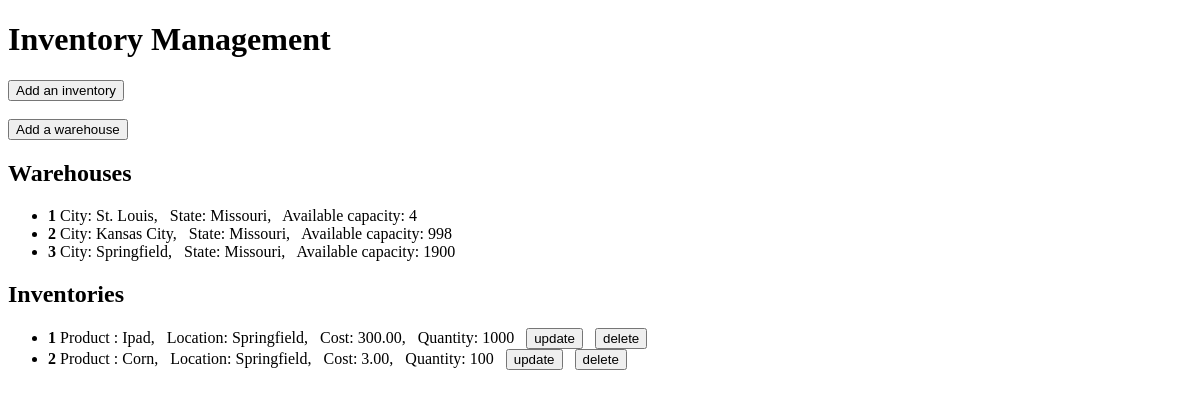
Before: / with the older database file.
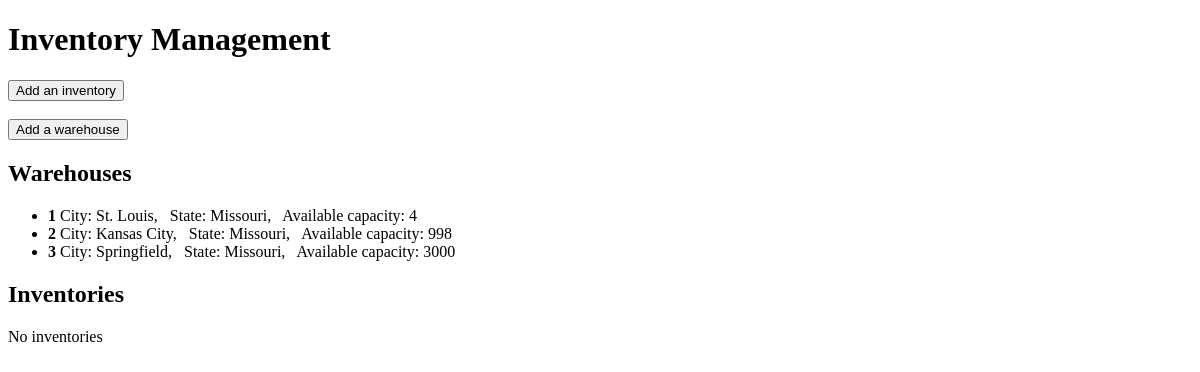
After: the same page with the newer database file.
### inventory/models.py (models this page shows, shortened)
class Warehouse(models.Model):
    id = models.AutoField(primary_key = True, editable = False)
    city = models.CharField(max_length = 50, blank = False)
    state = models.CharField(max_length = 50, blank = False)
    capacity = models.PositiveIntegerField(blank = False)
    available_capacity = models.PositiveIntegerField(editable = False, default = 0)
    def __str__(self):
        return self.city

class InventoryItem(models.Model):
    id = models.AutoField(primary_key = True, editable = False)
    product = models.CharField(max_length = 50, blank = False)
    warehouse = models.ForeignKey(Warehouse, on_delete = models.CASCADE, blank = False, null = True)
    cost = models.DecimalField(max_digits = 7, decimal_places = 2, blank = False)
    quantity = models.PositiveIntegerField(blank = False)

### inventory/views.py (the view)
# urls.py: path('', views.index, name = 'getAllInventories'),
def index(request):
    inventoryItems = InventoryItem.objects.all()
    warehouses = Warehouse.objects.all()
    context = {'inventoryItems' : inventoryItems, 'warehouses' : warehouses}
    return render(request, "inventory/base.html", context)

### inventory/templates/inventory/base.html (shortened to what this page needs)
<!DOCTYPE html>
<html lang="en">
    <head>
    </head>
    <body>
        <h1>Inventory Management</h1>
        <div id = "inventories" name = "inventories">
            {% block content %}
            <button onclick="location.href = '/createInventory/'">Add an inventory</button>
            <br><br>
            <button onclick="location.href = '/createWarehouse/'">Add a warehouse</button>
            <br>
                <h2>Warehouses</h2>
                {% if warehouses %}
                 <ul>
                     {% for warehouse in warehouses %}
                     <li>
                         <strong>{{forloop.counter}}</strong>
                         City: {{warehouse.city}}, &nbsp;
                         State: {{warehouse.state}}, &nbsp;
                         Available capacity: {{warehouse.available_capacity}}
                     </li>
                     {% endfor %}
                 </ul>
                {% else %}
                 <p>No warehouse available, please create one</p>
                {% endif %}
                <h2>Inventories</h2>
                {% if inventoryItems %}
                <ul>
                {% for inventoryItem in inventoryItems %}
                <li>
                    <strong>{{forloop.counter}}</strong>
                    Product : {{inventoryItem.product}}, &nbsp;
                    Location: {{inventoryItem.warehouse}}, &nbsp;
                    Cost: {{inventoryItem.cost}}, &nbsp;
                    Quantity: {{inventoryItem.quantity}} &nbsp;
                    <button onClick = "location.href = '/updateInventory/?id={{inventoryItem.id}}'">update</button> &nbsp;
                    <button onClick = "location.href = '/deleteInventory/?id={{inventoryItem.id}}'">delete</button>
                </li>
                {% endfor %}
                </ul>
                {% else %}
                <p>No inventories</p>
                {% endif %}
            {% endblock %}
        </div>
    </body>
</html>

Changed rows visible on the page:
removed InventoryItem: product "Ipad", warehouse "Springfield", cost "300.00", quantity "1000"
removed InventoryItem: product "Corn", warehouse "Springfield", cost "3.00", quantity "100"
changed Warehouse "Springfield": available_capacity "1900" → "3000"
Other visible differences:
text now shown: "No inventories"
